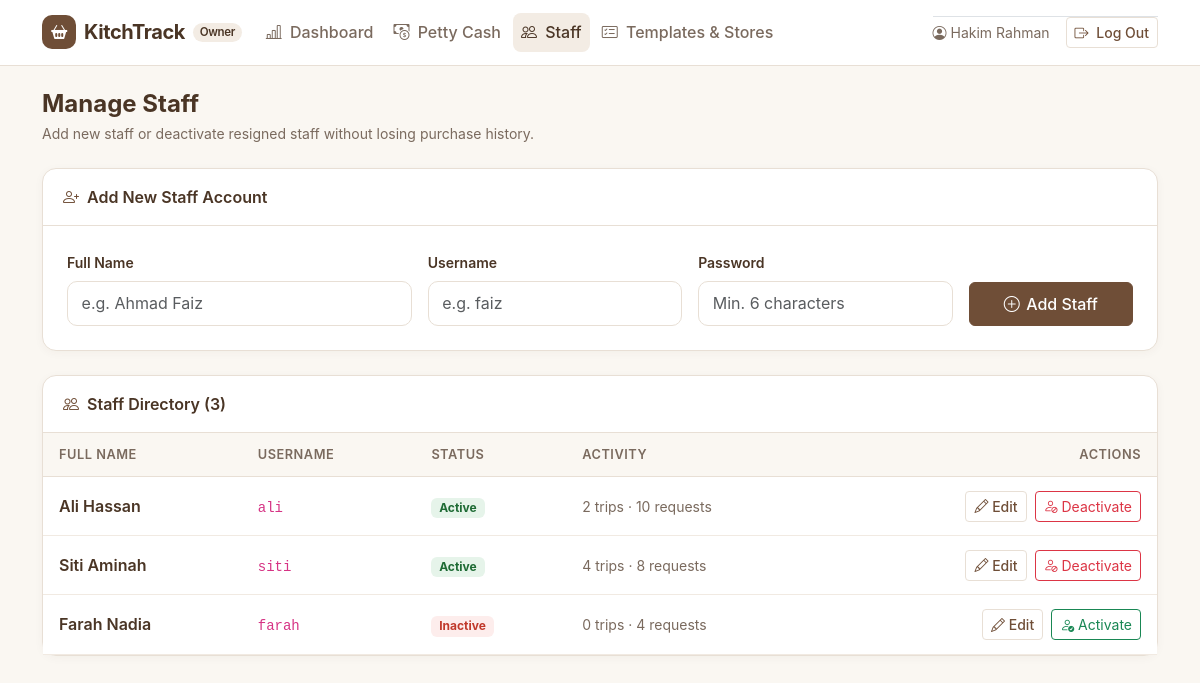
Page /owner/staff.php (signed in) on the committed database.
### tables this page shows
CREATE TABLE `users` (
  `id` INT UNSIGNED NOT NULL AUTO_INCREMENT,
  `full_name` VARCHAR(100) NOT NULL,
  `username` VARCHAR(50) NOT NULL,
  `password_hash` VARCHAR(255) NOT NULL,
  `role` ENUM('owner', 'staff') NOT NULL DEFAULT 'staff',
  `status` ENUM('active', 'inactive') NOT NULL DEFAULT 'active',
  `created_at` TIMESTAMP NOT NULL DEFAULT CURRENT_TIMESTAMP,
  PRIMARY KEY (`id`),
  UNIQUE KEY `uq_users_username` (`username`)
);

### includes/auth.php (called while the page is built, shortened)
<?php
require_once __DIR__ . '/../config/db.php';
function base_path(): string
{
    $script = str_replace('\\', '/', $_SERVER['SCRIPT_NAME'] ?? '');
    if (str_contains($script, '/owner/') || str_contains($script, '/staff/')) {
        return '..';
    }
    return '.';
}
function e(?string $value): string
{
    return htmlspecialchars((string)$value, ENT_QUOTES, 'UTF-8');
}
function current_user(): ?array
{
    return $_SESSION['user'] ?? null;
}
function require_login(bool $is_api = false): void
{
    global $pdo;
    $stmt = $pdo->prepare('SELECT id, full_name, username, role, status FROM users WHERE id = ? LIMIT 1');
    $stmt->execute([$_SESSION['user']['id']]);
}
function require_role(string $expected_role, bool $is_api = false): void
{
    require_login($is_api);
}

### owner/staff.php (the view, shortened to what this page needs)
<?php
require_once __DIR__ . '/../includes/auth.php';
require_role('owner');
$staffList = $pdo->query("
    SELECT u.id, u.full_name, u.username, u.status, u.created_at,
           (SELECT COUNT(*) FROM shopping_trips t WHERE t.shopper_id = u.id) AS trip_count,
           (SELECT COUNT(*) FROM shopping_items i WHERE i.requested_by = u.id) AS request_count
    FROM users u
    WHERE u.role = 'staff'
    ORDER BY u.status ASC, u.full_name ASC
")->fetchAll();
$active_nav = 'staff';
require_once __DIR__ . '/../includes/header.php';
?>
<div class="d-flex flex-wrap justify-content-between align-items-center gap-2 mb-4">
    <div>
        <h1 class="h4 fw-bold text-brown-dark mb-1">Manage Staff</h1>
        <p class="small text-muted-warm mb-0">Add new staff or deactivate resigned staff without losing purchase history.</p>
    </div>
</div>
<div class="kt-card mb-4">
    <div class="kt-card-header">
        <i class="bi bi-person-plus me-2 text-brown"></i>Add New Staff Account
    </div>
    <div class="p-3 p-md-4">
        <form method="post" action="staff.php" class="row g-3 align-items-end">
            <div class="col-12 col-md-4">
                <label for="full_name" class="form-label small fw-semibold text-brown-dark">Full Name</label>
                <input type="text" name="full_name" id="full_name" class="form-control" placeholder="e.g. Ahmad Faiz" required maxlength="100">
            </div>
            <div class="col-12 col-md-3">
                <label for="username" class="form-label small fw-semibold text-brown-dark">Username</label>
                <input type="text" name="username" id="username" class="form-control" placeholder="e.g. faiz" required maxlength="40">
            </div>
            <div class="col-12 col-md-3">
                <label for="password" class="form-label small fw-semibold text-brown-dark">Password</label>
                <input type="password" name="password" id="password" class="form-control" placeholder="Min. 6 characters" minlength="6" required>
            </div>
            <div class="col-12 col-md-2">
                <button type="submit" class="btn btn-brown btn-tap w-100">
                    <i class="bi bi-plus-circle"></i> Add Staff
                </button>
            </div>
        </form>
    </div>
</div>
<div class="kt-card">
    <div class="kt-card-header">
        <i class="bi bi-people me-2 text-brown"></i>Staff Directory (<?= count($staffList) ?>)
    </div>
    <div class="table-responsive">
        <table class="table kt-table mb-0">
            <thead>
                <tr>
                    <th>Full Name</th>
                    <th>Username</th>
                    <th>Status</th>
                    <th>Activity</th>
                    <th class="text-end">Actions</th>
                </tr>
            </thead>
            <tbody>
                <?php if (empty($staffList)): ?>
                    <tr><td colspan="5" class="text-center text-muted-warm py-4">No staff accounts created yet.</td></tr>
                <?php else: ?>
                    <?php foreach ($staffList as $s): ?>
                        <tr>
                            <td class="fw-semibold text-brown-dark"><?= e($s['full_name']) ?></td>
                            <td><code><?= e($s['username']) ?></code></td>
                            <td>
                                <?php if ($s['status'] === 'active'): ?>
                                    <span class="badge badge-status-received">Active</span>
                                <?php else: ?>
                                    <span class="badge badge-status-out">Inactive</span>
                                <?php endif; ?>
                            </td>
                            <td class="small text-muted-warm">
                                <?= (int)$s['trip_count'] ?> trip<?= ((int)$s['trip_count'] === 1 ? '' : 's') ?> &middot;
                                <?= (int)$s['request_count'] ?> request<?= ((int)$s['request_count'] === 1 ? '' : 's') ?>
                            </td>
                            <td class="text-end">
                                <div class="d-inline-flex gap-2">
                                    <button type="button"
                                            class="btn btn-sm btn-outline-brown"
                                            data-bs-toggle="modal"
                                            data-bs-target="#editStaffModal"
                                            data-id="<?= (int)$s['id'] ?>"
                                            data-name="<?= e($s['full_name']) ?>"
                                            data-username="<?= e($s['username']) ?>">
                                        <i class="bi bi-pencil"></i> Edit
                                    </button>
                                    <form method="post" action="staff.php" class="d-inline"
                                          onsubmit="return confirm('Are you sure you want to <?= $s['status'] === 'active' ? 'deactivate' : 'reactivate' ?> <?= e($s['full_name']) ?>?');">
                                        <?php if ($s['status'] === 'active'): ?>
                                            <button type="submit" class="btn btn-sm btn-outline-danger">
                                                <i class="bi bi-person-slash"></i> Deactivate
                                            </button>
                                        <?php else: ?>
                                            <button type="submit" class="btn btn-sm btn-outline-success">
                                                <i class="bi bi-person-check"></i> Activate
                                            </button>
                                        <?php endif; ?>
                                    </form>
                                </div>
                            </td>
                        </tr>
                    <?php endforeach; ?>
                <?php endif; ?>
            </tbody>
        </table>
    </div>
</div>
<?php
require_once __DIR__ . '/../includes/footer.php';
?>

### includes/header.php (shortened to what this page needs)
<?php
$base = base_path();
$user = current_user();
$active_nav = $active_nav ?? '';
?>
<!DOCTYPE html>
<html lang="en">
<head>
    <link href="https://cdn.jsdelivr.net/npm/bootstrap@5.3.3/dist/css/bootstrap.min.css" rel="stylesheet">
    <link href="https://cdn.jsdelivr.net/npm/bootstrap-icons@1.11.3/font/bootstrap-icons.min.css" rel="stylesheet">
    <link href="<?= $base ?>/assets/css/style.css" rel="stylesheet">
</head>
<body class="<?= ($user && $user['role'] === 'staff') ? 'staff-layout' : 'owner-layout' ?>">
<?php if ($user): ?>
    <?php if ($user['role'] === 'owner'): ?>
        <nav class="navbar navbar-expand-lg kt-navbar sticky-top no-print">
            <div class="container">
                <a class="navbar-brand d-flex align-items-center gap-2" href="<?= $base ?>/owner/dashboard.php">
                    <span class="kt-brand-mark"><i class="bi bi-basket2-fill"></i></span>
                    <span>KitchTrack</span>
                    <span class="badge kt-role-badge">Owner</span>
                </a>
                <div class="collapse navbar-collapse" id="ownerNav">
                    <ul class="navbar-nav me-auto mb-2 mb-lg-0 gap-lg-1">
                        <li class="nav-item">
                            <a class="nav-link <?= $active_nav === 'dashboard' ? 'active' : '' ?>" href="<?= $base ?>/owner/dashboard.php">
                                <i class="bi bi-bar-chart-line me-1"></i> Dashboard
                            </a>
                        </li>
                        <li class="nav-item">
                            <a class="nav-link <?= $active_nav === 'petty_cash' ? 'active' : '' ?>" href="<?= $base ?>/owner/petty_cash.php">
                                <i class="bi bi-cash-coin me-1"></i> Petty Cash
                            </a>
                        </li>
                        <li class="nav-item">
                            <a class="nav-link <?= $active_nav === 'staff' ? 'active' : '' ?>" href="<?= $base ?>/owner/staff.php">
                                <i class="bi bi-people me-1"></i> Staff
                            </a>
                        </li>
                        <li class="nav-item">
                            <a class="nav-link <?= $active_nav === 'templates' ? 'active' : '' ?>" href="<?= $base ?>/owner/templates.php">
                                <i class="bi bi-card-checklist me-1"></i> Templates &amp; Stores
                            </a>
                        </li>
                    </ul>
                    <div class="d-flex align-items-center gap-3 pt-2 pt-lg-0 border-top border-lg-0">
                        <span class="small text-muted-warm">
                            <i class="bi bi-person-circle me-1"></i><?= e($user['full_name']) ?>
                        </span>
                        <a href="<?= $base ?>/logout.php" class="btn btn-sm btn-outline-brown">
                            <i class="bi bi-box-arrow-right me-1"></i> Log Out
                        </a>
                    </div>
                </div>
            </div>
        </nav>
    <?php endif; ?>
<?php endif; ?>
<main class="container py-3 py-md-4 kt-main">

### assets/css/style.css (style rules this page uses)
:root { --kt-bg: #FAF7F2; --kt-surface: #FFFFFF; --kt-border: #E8DFD5; --kt-brown: #6F4E37; --kt-brown-dark: #4A3525; --kt-brown-soft: #F3ECE4; --kt-text: #2F241D; --kt-muted: #7A6A5E; --kt-urgent: #C0392B; --kt-urgent-bg: #FDEDEC; --kt-success: #2E7D32; --kt-success-bg: #EDF7ED; --kt-warning: #B76E00; --kt-warning-bg: #FFF6E5; }
body { background-color: var(--kt-bg); color: var(--kt-text); font-family: -apple-system, BlinkMacSystemFont, "Segoe UI", Roboto, "Helvetica Neue", Arial, sans-serif; min-height: 100vh; }
.text-brown { color: var(--kt-brown) !important; }
.text-brown-dark { color: var(--kt-brown-dark) !important; }
.text-muted-warm { color: var(--kt-muted) !important; }
.kt-navbar { background-color: var(--kt-surface); border-bottom: 1px solid var(--kt-border); padding-top: 0.65rem; padding-bottom: 0.65rem; }
.kt-navbar .navbar-brand { font-weight: 700; color: var(--kt-brown-dark); letter-spacing: -0.02em; }
.kt-brand-mark { width: 34px; height: 34px; border-radius: 10px; background-color: var(--kt-brown); color: #fff; display: inline-flex; align-items: center; justify-content: center; font-size: 1rem; }
.kt-role-badge { background-color: var(--kt-brown-soft); color: var(--kt-brown-dark); font-weight: 600; font-size: 0.72rem; padding: 0.3em 0.6em; border-radius: 999px; }
.kt-navbar .nav-link { color: var(--kt-muted); font-weight: 500; border-radius: 8px; padding: 0.45rem 0.85rem; transition: background-color 0.15s ease, color 0.15s ease; }
.kt-navbar .nav-link:hover, .kt-navbar .nav-link.active { background-color: var(--kt-brown-soft); color: var(--kt-brown-dark); }
.btn-brown { background-color: var(--kt-brown); border-color: var(--kt-brown); color: #fff; font-weight: 500; }
.btn-outline-brown { color: var(--kt-brown); border-color: var(--kt-border); background-color: var(--kt-surface); font-weight: 500; }
.btn-tap { min-height: 44px; display: inline-flex; align-items: center; justify-content: center; gap: 0.4rem; }
.kt-card { background-color: var(--kt-surface); border: 1px solid var(--kt-border); border-radius: 14px; box-shadow: 0 2px 10px rgba(74, 53, 37, 0.04); }
.kt-card-header { background-color: transparent; border-bottom: 1px solid var(--kt-border); padding: 1rem 1.25rem; font-weight: 600; color: var(--kt-brown-dark); }
.badge-status-out { background-color: var(--kt-urgent-bg); color: var(--kt-urgent); }
.badge-status-received { background-color: #E6F4EA; color: #1E6B34; }
.form-control, .form-select { border-color: var(--kt-border); border-radius: 10px; padding: 0.6rem 0.85rem; }
.kt-table thead th { background-color: var(--kt-bg); color: var(--kt-muted); font-size: 0.8rem; text-transform: uppercase; letter-spacing: 0.04em; font-weight: 600; border-bottom: 1px solid var(--kt-border); padding: 0.75rem 1rem; }
.kt-table tbody td { padding: 0.85rem 1rem; vertical-align: middle; border-color: #F1EAE2; }

### rows in the picture
users: full_name "Hakim Rahman"
users: full_name "Ali Hassan", username "ali", status "Active", trip_count "2", request_count "10"
users: full_name "Siti Aminah", username "siti", status "Active", trip_count "4", request_count "8"
users: full_name "Farah Nadia", username "farah", status "Inactive", trip_count "0", request_count "4"

### other values in the picture
count($staffList) "3"
